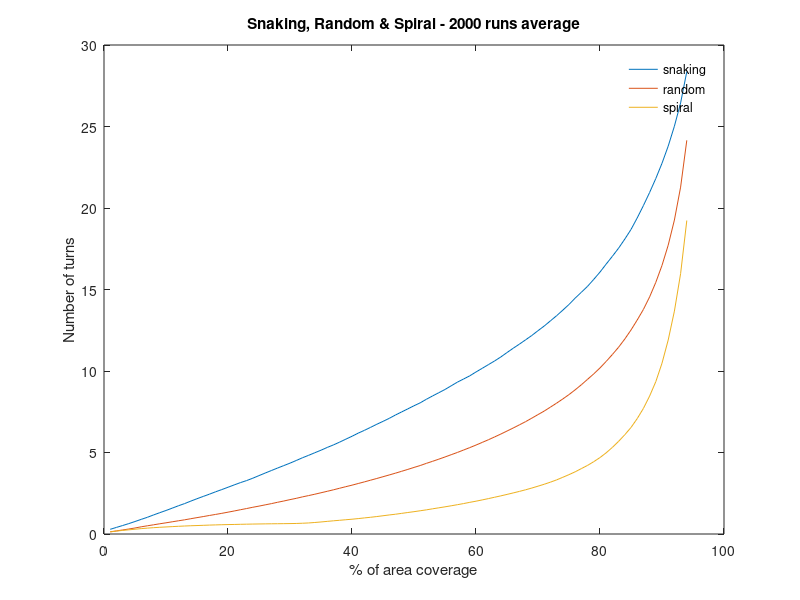

The MATLAB source for this figure:
%SPIRAL 2000 RUNS
spiral_updates = [
11.018
25.1295
39.9575
55.842
71.8585
88.4055
105.1395
121.612
137.962
154.229
170.266
186.0585
201.526
216.6295
231.7165
246.416
260.773
274.92
288.7845
302.4255
315.9025
329.3215
342.525
355.8395
369.033
382.2345
395.25
408.039
420.5995
433.175
446.0175
458.7955
473.9245
491.1385
512.774
540.003
567.13
597.7215
625.7265
654.8755
682.839
713.462
747.4345
782.873
818.79
855.551
894.686
932.977
974.859
1019.915
1064.069
1107.54
1153.106
1201.519
1253.099
1305.001
1356.7495
1413.822
1472.0745
1534.1195
1593.5595
1657.757
1723.6365
1790.4325
1865.4565
1940.7575
2019.2455
2100.35
2187.296
2275.3565
2370.2725
2467.09
2574.197
2693.7105
2824.4075
2960.9395
3104.322
3268.214
3434.496
3625.441
3842.985
4082.6515
4360.7855
4674.4915
5017.839
5402.737
5848.4675
6365.6875
6990.749
7741.445
8676.0925
9842.635
11307.5435
13233.7645
15910.0705
];
spiral_turns = [
0.12826087260693012
0.17901032584606522
0.2200230454523077
0.2559911882319942
0.2928359703597969
0.33006661755980155
0.3607223283079269
0.3885377866157756
0.4125902482095439
0.4326101307346408
0.4532413239855041
0.472949139913448
0.49065265940097413
0.5066928352156562
0.5190839242384052
0.5325108420581145
0.5469660424789533
0.5584869771115288
0.5695591303738541
0.5784624476666723
0.5855503384780617
0.5955690878690393
0.6029648877154401
0.6104197331094624
0.616250633911364
0.6217106182280717
0.6271283469612443
0.6303869197250852
0.6351134399485954
0.6395499891762493
0.6466799165974397
0.6606233762928547
0.6775158452466122
0.7067388563236385
0.7382225716806364
0.7747242256236843
0.8095651001839366
0.8416165480377805
0.8750979842011183
0.907581303034078
0.9455671934164387
0.9870085690428532
1.0271019197642153
1.0712183174011654
1.1195983530558176
1.1685462789879102
1.2129658921326583
1.2654289772885008
1.3187281627471692
1.3701078135301656
1.4258510219945364
1.4824602799061948
1.545907624954773
1.6065053043307838
1.6672534786577256
1.731603831205185
1.7982278477261942
1.8673219924340356
1.9428865148417793
2.013108121580493
2.0912880261017377
2.171898975889882
2.2556030515705086
2.3396434182400867
2.428671401283673
2.520187075456101
2.6132752712469145
2.712874661860517
2.820093031939658
2.93418085512144
3.0517575949439633
3.180082008991511
3.3198458129932957
3.479741187507621
3.642149919846193
3.8168341329511386
4.014401968943551
4.209987714703304
4.439435855895931
4.6903512352835905
4.9823130750059335
5.3149030730414095
5.685435921940074
6.090348030812598
6.535378528072426
7.078774995888281
7.704589743703315
8.461114301835178
9.346430599107052
10.47832550906048
11.902607687868196
13.675469868589866
15.97353270461661
19.232839871695553
];

%RANDOM 2000 RUNS
random_updates = [10.919
21.958
32.618
43.4995
54.436
65.4165
76.6105
87.7275
98.7805
109.9505
121.067
132.252
143.483
154.7545
166.203
177.692
189.4785
201.5505
213.996
226.5545
239.2925
252.1025
265.616
278.9885
292.3365
306.0335
319.956
333.741
347.815
362.0365
376.8715
391.857
407.1905
422.405
437.9105
454.1195
470.365
486.9165
503.897
521.23
538.455
556.1905
573.867
592.435
611.359
630.51
649.7875
669.93
689.953
711.213
732.9455
754.5375
777.494
800.3645
824.06
847.9705
873.213
898.558
924.828
951.9075
980.172
1008.3605
1037.6675
1068.7575
1100.628
1133.709
1167.4575
1202.254
1238.167
1276.6025
1315.5445
1355.975
1398.387
1442.5345
1489.11
1537.8795
1590.504
1646.994
1705.3565
1766.567
1832.8765
1902.985
1979.121
2060.093
2149.7495
2249.191
2358.548
2476.1535
2613.751
2774.1845
2961.912
3184.296
3458.2215
3822.2635
4336.8095
]; 

random_turns = [
0.13637450260608125
0.18910594710333467
0.24833615381978294
0.3061875874252653
0.3689593179157597
0.4416052128822393
0.504134896824414
0.5652692888491613
0.6278135950489498
0.6865837225949093
0.7489858644832699
0.8104008815941635
0.87030162260071
0.9386783327481844
1.0047296444477412
1.0691848411037546
1.136619216404845
1.2012449051996599
1.2680154265807406
1.3393770025780798
1.4121471636007779
1.48887122450957
1.5624715420377817
1.6402459384234305
1.711290477282737
1.7880623006864522
1.8637311909580039
1.9467349602225628
2.0245698577840265
2.1092446101881226
2.187318698567397
2.2772243855858743
2.35730264501203
2.440801358740025
2.530584359164336
2.6191877587548857
2.7110161941846034
2.8074500979192085
2.903806874396705
2.996140226138869
3.097552030998238
3.1977856101551025
3.3023358953475523
3.406466951062257
3.514449575071058
3.621611853275485
3.7318338685709267
3.846636835786819
3.9630892302105765
4.084162403565881
4.2006416348826745
4.334987228543341
4.460489110190906
4.592191124771646
4.725522795215829
4.86585693858454
5.003183105883118
5.152632490672199
5.301439236205182
5.456259632491053
5.618946769592444
5.782333268646952
5.95462622319806
6.131887580873693
6.316464817892627
6.502328765463243
6.696408207596019
6.893495298737661
7.106742130840833
7.326024708125126
7.541346627135477
7.784176270838738
8.0279143798819
8.285316125372399
8.553519126086682
8.846864740892164
9.158678313790134
9.492133560114517
9.82658066114505
10.1896705297782
10.58945023857491
11.013516074685759
11.460252760966924
11.963603291304732
12.515314770896996
13.126928691061357
13.776854785160484
14.544752510059247
15.439211592187034
16.47883499940104
17.720523078648466
19.26312354135679
21.28070344086375
24.152004271968465
]; 



%SNAKING 2000 RUNS
snake_updates = [11.3575
22.674
34.066
45.5915
57.326
69.258
81.244
93.4355
105.849
118.3695
131.3435
144.0705
156.9945
169.7115
183.0895
196.6615
209.8405
223.348
237.091
250.8345
264.525
278.356
291.7975
305.6885
320.029
334.203
349.162
363.4085
378.065
392.56
407.6505
422.205
437.426
452.787
468.108
483.6935
499.826
515.736
531.861
548.633
565.239
581.9495
599.7985
617.2715
634.741
652.6965
670.3755
689.592
707.8065
725.9785
744.494
761.719
781.6735
801.227
821.312
841.289
862.485
884.438
904.561
924.078
945.663
967.8055
989.8075
1012.3465
1035.946
1060.7355
1085.529
1110.4135
1135.615
1160.8625
1188.1885
1215.8045
1244.704
1276.482
1308.1385
1340.2535
1376.6055
1410.4945
1444.969
1485.21
1527.516
1571.9315
1615.6375
1661.845
1711.5125
1765.619
1829.846
1897.8865
1971.1525
2050.7315
2134.924
2231.444
2340.8165
2471.249
2645.3395
]; 
snake_turns = [
0.2872069186250175
0.4040813315687029
0.5195833148808772
0.6381554808889301
0.76574233464676
0.8978106472058399
1.025692265603606
1.1707321558762696
1.3083968126075503
1.4429058554813758
1.5857520572940123
1.731440585595079
1.8661205618101673
2.017997969312608
2.164667106573966
2.30495781796543
2.4430131937889215
2.5892993011945515
2.7260423507020057
2.8681695805510117
3.0117686531302486
3.1518419468582204
3.2776256507904162
3.423129280933675
3.582992134052259
3.7397144187981777
3.8943055568698663
4.0475816128593936
4.197300961656275
4.3465863471068635
4.508499552042629
4.676145737752524
4.82652942098888
4.986000140445712
5.140856503040259
5.310156405758489
5.464654072757922
5.636324531772825
5.817273721601069
5.995767581705315
6.1878040656881454
6.359178484759622
6.543234604743619
6.732289921034343
6.910126307405476
7.094269829228831
7.298655170725448
7.487666359572159
7.676511835137479
7.867834452249769
8.047065629584612
8.266670350039384
8.470945694716637
8.667939468110369
8.866342386374662
9.092188470583036
9.31664836943414
9.509911408352314
9.704829008365865
9.940453022578719
10.163587620567295
10.390927704289833
10.616378786115135
10.861385560894012
11.131473858454562
11.396385887640635
11.648306879860657
11.912120453518785
12.179265993305172
12.473438156868264
12.758605977774941
13.075086044044061
13.392013980305732
13.731801368150682
14.082672347822431
14.474008694714254
14.832092825524688
15.198270762941192
15.625146069701419
16.069643258353928
16.561203150766687
17.039614787441785
17.536875930693935
18.093628464968123
18.683138100112288
19.389904465619576
20.14784595469794
20.95245837436571
21.80917607453498
22.74405029423135
23.79694946015165
25.019980962645956
26.448290416483786
28.364411988498283
]; 


x_axis_percentage = (1:94)';

%plot(x_axis_percentage, snake_updates, x_axis_percentage, random_updates);
plot(x_axis_percentage, snake_turns, x_axis_percentage, random_turns, x_axis_percentage, spiral_turns);

hold on
legend('snaking','random', 'spiral')
legend('boxoff')
title('Snaking, Random & Spiral - 2000 runs average')
ylabel('Number of turns')
xlabel('% of area coverage')
hold off;
